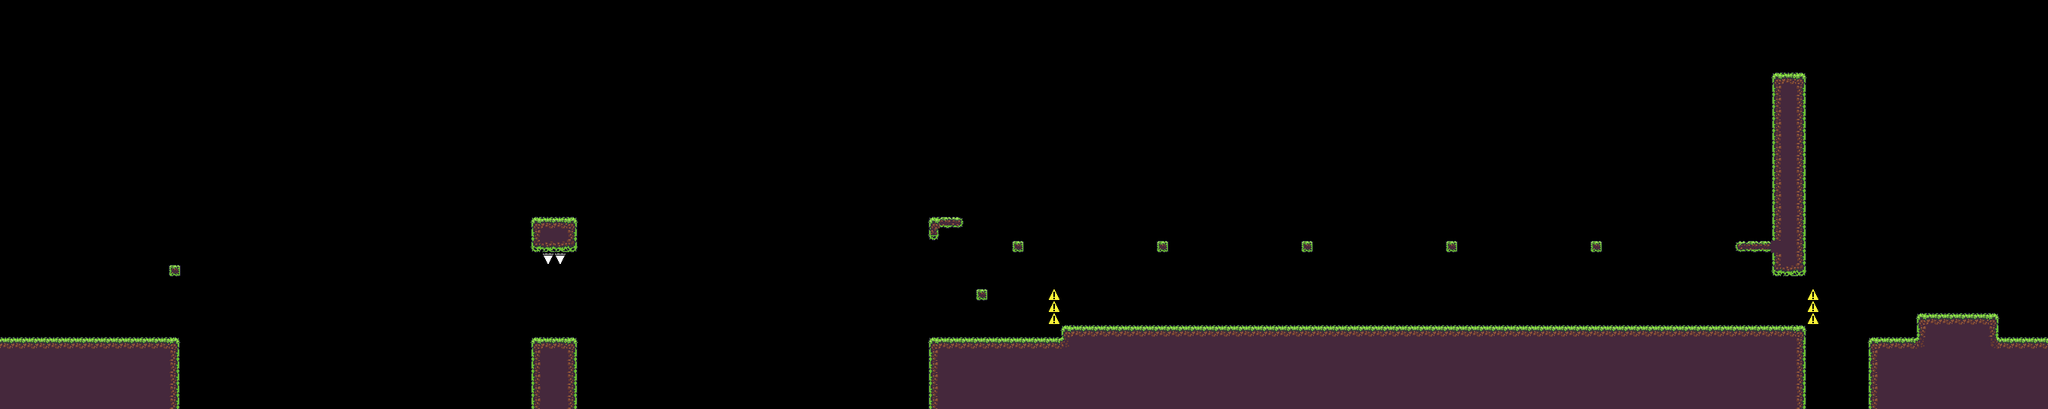

Tiled map render using the project's own tile images. Description and the map definition, with tile-layer contents summarised, below:
An orthogonal 170x34 tile map with 16x16 px tiles, 2 tile layers (Layer1, Mob Block Layer), 3 tilesets.

<map version="1.0" tiledversion="1.0.3" orientation="orthogonal" renderorder="right-down" width="170" height="34" tilewidth="16" tileheight="16" nextobjectid="1">
 <tileset firstgid="1" name="grass" tilewidth="16" tileheight="16" tilecount="45" columns="15">
  <image source="../tiles/grass.png" width="240" height="48" />
 </tileset>
 <tileset firstgid="46" name="spike" tilewidth="16" tileheight="16" tilecount="4" columns="4">
  <image source="../tiles/spike.png" width="64" height="16" />
 </tileset>
 <tileset firstgid="50" name="mob_block" tilewidth="16" tileheight="16" tilecount="1" columns="1">
  <image source="../tiles/mob_block.png" width="16" height="16" />
 </tileset>
 <layer name="Layer1" width="170" height="34">
  <data>[5780 cells, 797 non-empty, 17 distinct tile ids]</data>
 </layer>
 <layer name="Mob Block Layer" width="170" height="34">
  <data>[5780 cells, 6 non-empty, 1 distinct tile ids]</data>
 </layer>
</map>
